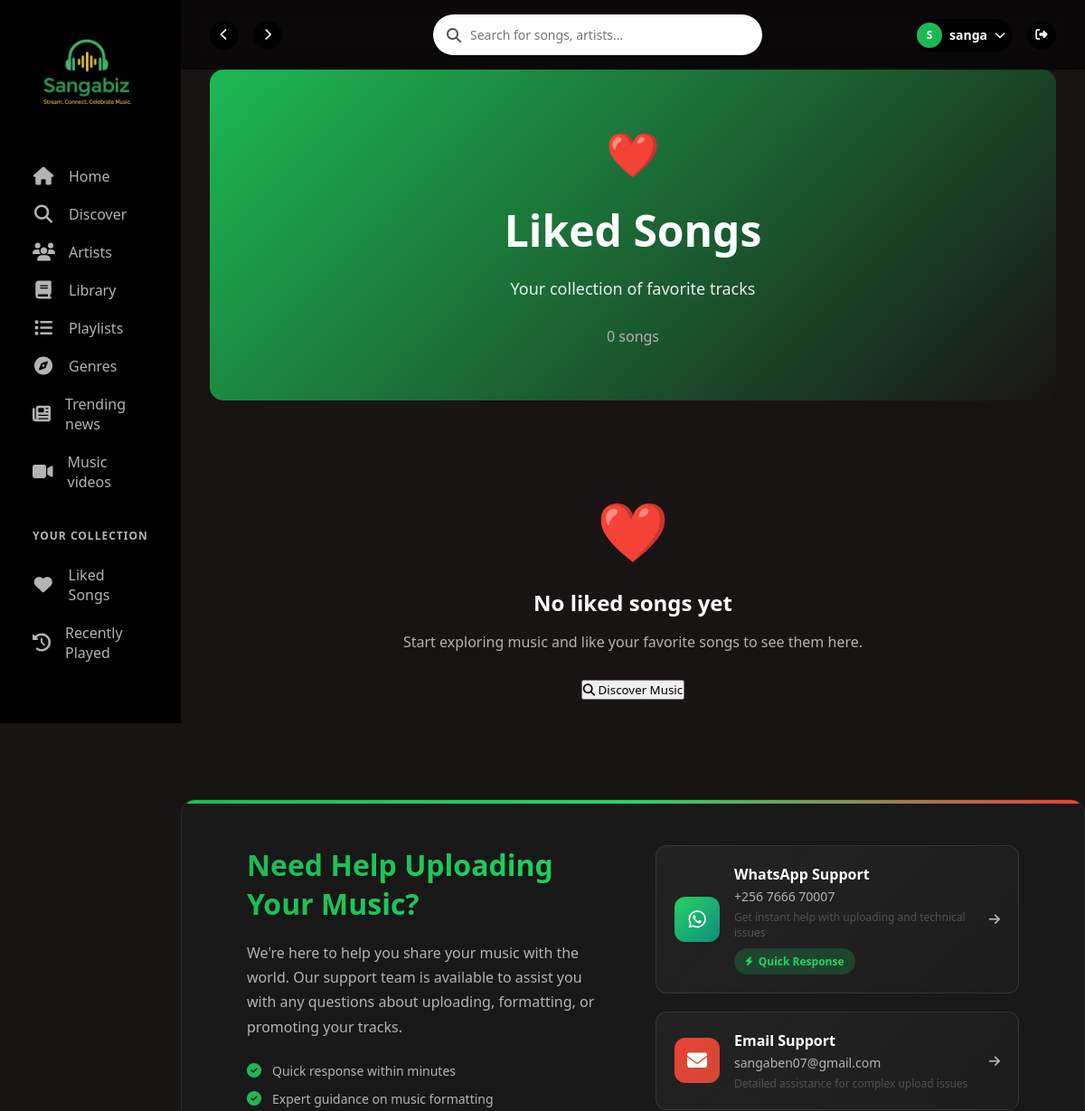
The page /liked-songs/ (signed in, upper part) on the database as committed earlier.
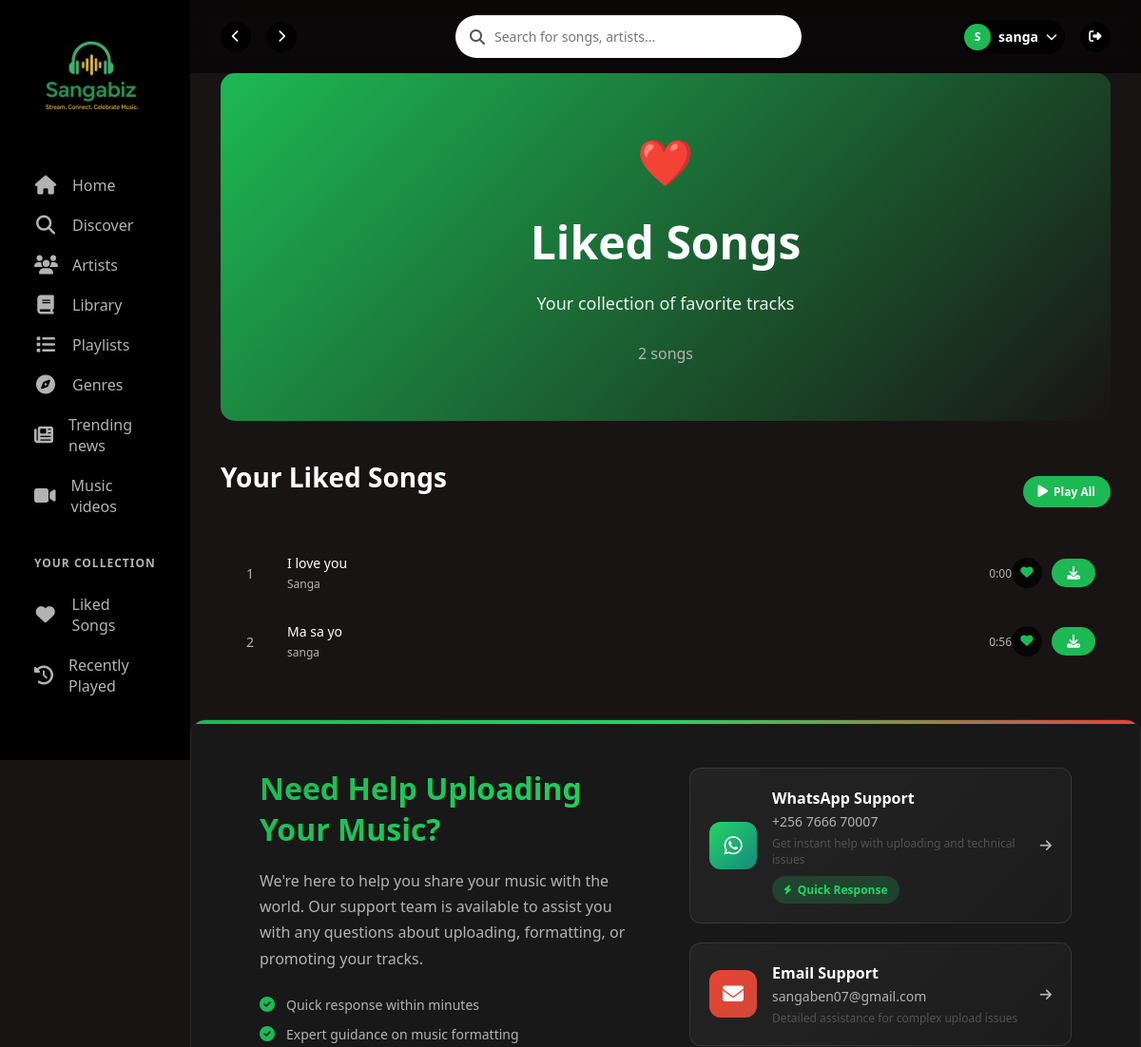
The same page on the database as committed later.
### music/models.py (models this page shows, shortened)
class Song(models.Model):
    AUDIO_QUALITY_CHOICES = [
        ('standard', 'Standard'),
        ('high', 'High (320kbps)'),
        ('ultra', 'Ultra HD (FLAC)'),
    ]
    title = models.CharField(max_length=200)
    artist = models.ForeignKey('artists.Artist', on_delete=models.CASCADE, related_name='songs')
    genre = models.ForeignKey(Genre, on_delete=models.SET_NULL, null=True, blank=True, related_name='songs')
    audio_file = models.FileField(
        upload_to='songs/',
        validators=[FileExtensionValidator(allowed_extensions=['mp3', 'wav', 'ogg', 'm4a'])]
    )
    cover_image = models.ImageField(upload_to='covers/', blank=True, null=True)
    duration = models.PositiveIntegerField(help_text="Duration in seconds", default=0)
    upload_date = models.DateTimeField(auto_now_add=True)
    plays = models.PositiveIntegerField(default=0)
    downloads = models.PositiveIntegerField(default=0)
    is_approved = models.BooleanField(default=False)
    is_featured = models.BooleanField(default=False)
    is_premium_only = models.BooleanField(default=False, help_text="Only available to premium users")
    preview_duration = models.PositiveIntegerField(default=30, help_text="Preview duration in seconds for free users")
    audio_quality = models.CharField(max_length=20, choices=AUDIO_QUALITY_CHOICES, default='standard')
    lyrics = models.TextField(blank=True, null=True)
    bpm = models.PositiveIntegerField(blank=True, null=True, help_text="Beats per minute")
    release_year = models.PositiveIntegerField(blank=True, null=True)
    class Meta:
        ordering = ['-upload_date']
        indexes = [
            models.Index(fields=['-upload_date']),
            models.Index(fields=['is_approved', 'is_featured']),
        ]
        app_label = 'music'  # Add this line
    @property
    def formatted_duration(self):
        minutes = self.duration // 60
        seconds = self.duration % 60
        return f"{minutes}:{seconds:02d}"

### artists/models.py (models this page shows, shortened)
class Artist(models.Model):
    user = models.OneToOneField(
        User,
        on_delete=models.CASCADE,
        related_name='artist_profile'
    )
    name = models.CharField(max_length=200)
    bio = models.TextField(blank=True, null=True)
    image = models.ImageField(upload_to='artists/', blank=True, null=True)
    genre = models.ForeignKey('music.Genre', on_delete=models.SET_NULL, null=True, blank=True)
    website = models.URLField(blank=True, null=True)
    is_verified = models.BooleanField(default=False)
    created_at = models.DateTimeField(auto_now_add=True)
    updated_at = models.DateTimeField(auto_now=True)
    objects = ArtistManager()
    class Meta:
        app_label = 'artists'  # Make sure this is here

### library/views.py (the view)
# urls.py: path('liked-songs/', views.liked_songs, name='liked_songs'),
@login_required
def liked_songs(request):
    liked_songs = Song.objects.filter(like__user=request.user).distinct()
    context = {
        'liked_songs': liked_songs,
        'title': 'Liked Songs',
        'section': 'library'
    }
    return render(request, 'library/liked_songs.html', context)

### music/context_processors.py (called while the page is built)
def genres(request):
    all_genres = Genre.objects.all()  # or whatever query you need
    return {
        'all_genres': all_genres
    }

### library/templates/library/liked_songs.html (shortened to what this page needs)
{% extends 'base.html' %}
{% load static %}
{% block content %}
<div class="container">
    <div class="hero" style="background: linear-gradient(135deg, #1DB954, #191414); padding: 60px 0; border-radius: 15px; margin-bottom: 40px;">
        <div style="text-align: center;">
            <div style="font-size: 48px; margin-bottom: 20px;">❤️</div>
            <h1 style="font-size: 48px; margin-bottom: 20px; color: white; font-weight: 900;">Liked Songs</h1>
            <p style="font-size: 18px; color: white; opacity: 0.9;">
                Your collection of favorite tracks
            </p>
            <div style="margin-top: 20px; color: var(--gray);">
                {{ liked_songs.count }} songs
            </div>
        </div>
    </div>
    <div class="song-list">
        {% if liked_songs %}
            <div style="display: flex; justify-content: space-between; align-items: center; margin-bottom: 20px;">
                <h2 class="section-title">Your Liked Songs</h2>
                <button class="download-btn" onclick="playAllLikedSongs()">
                    <i class="fas fa-play"></i>
                    Play All
                </button>
            </div>
            {% for song in liked_songs %}
            <div class="song-item" data-song-id="{{ song.id }}" data-audio-url="{{ song.audio_file.url }}" data-cover-url="{% if song.cover_image %}{{ song.cover_image.url }}{% else %}{% static 'images/default-cover.jpg' %}{% endif %}">
                <div class="song-number">{{ forloop.counter }}</div>
                <div class="song-info-small">
                    <div class="song-title">{{ song.title }}</div>
                    <div class="song-artist">{{ song.artist.name }}</div>
                </div>
                <div class="song-duration">{{ song.formatted_duration }}</div>
                <div style="display: flex; gap: 10px; align-items: center;">
                    <button class="nav-btn" onclick="likeSong({{ song.id }})" title="Remove from Liked Songs">
                        <i class="fas fa-heart" style="color: var(--primary);"></i>
                    </button>
                    <button class="download-btn" onclick="downloadWithWatermark('{{ song.audio_file.url }}', '{{ song.title }}', '{{ song.artist.name }}')">
                        <i class="fas fa-download"></i>
                    </button>
                </div>
            </div>
            {% endfor %}
        {% else %}
            <div style="text-align: center; padding: 60px 20px;">
                <div style="font-size: 64px; margin-bottom: 20px; color: var(--gray);">❤️</div>
                <h2 style="color: var(--light); margin-bottom: 16px;">No liked songs yet</h2>
                <p style="color: var(--gray); margin-bottom: 30px;">
                    Start exploring music and like your favorite songs to see them here.
                </p>
                <button class="primary-btn" onclick="window.location.href='{% url 'discover' %}'">
                    <i class="fas fa-search"></i>
                    Discover Music
                </button>
            </div>
        {% endif %}
    </div>
</div>
{% endblock %}

### templates/base.html (shortened to what this page needs)
{% load static %}
<!DOCTYPE html>
<html lang="en">
<head>
    <link rel="stylesheet" href="https://cdnjs.cloudflare.com/ajax/libs/font-awesome/6.4.0/css/all.min.css">
</head>
<body>
    <div class="app-container">
        <div class="sidebar" id="sidebar">
            <div class="sidebar-content">
                <div class="logo">
                    <img src="{% static 'images/logo.png' %}" alt="Sangabiz Logo" onerror="this.style.display='none'">
                </div>
                <div class="nav-section">
                    <ul class="nav-links">
                        <li>
                            <a href="{% url 'home' %}" class="{% if request.resolver_match.url_name == 'home' %}active{% endif %}">
                                <i class="fas fa-home"></i>
                                <span>Home</span>
                            </a>
                        </li>
                        <li>
                            <a href="{% url 'discover' %}" class="{% if request.resolver_match.url_name == 'discover' %}active{% endif %}">
                                <i class="fas fa-search"></i>
                                <span>Discover</span>
                            </a>
                        </li>
                        <li>
                            <a href="{% url 'artists' %}" class="{% if request.resolver_match.url_name == 'artists' %}active{% endif %}">
                                <i class="fas fa-users"></i>
                                <span>Artists</span>
                            </a>
                        </li>
                        <li>
                            <a href="{% url 'library' %}" class="{% if request.resolver_match.url_name == 'library' %}active{% endif %}">
                                <i class="fas fa-book"></i>
                                <span>Library</span>
                            </a>
                        </li>
                        <li>
                            <a href="{% url 'playlists' %}" class="{% if request.resolver_match.url_name == 'playlists' %}active{% endif %}">
                                <i class="fas fa-list"></i>
                                <span>Playlists</span>
                            </a>
                        </li>
                        <li>
                            <a href="{% url 'genres' %}" class="{% if request.resolver_match.url_name == 'genres' %}active{% endif %}">
                                <i class="fas fa-compass"></i>
                                <span>Genres</span>
                            </a>
                        </li>
                         <li>
                            <a href="{% url 'news' %}" class="{% if request.resolver_match.url_name == 'genres' %}active{% endif %}">
                                <i class="fas fa-newspaper"></i>
                                <span>Trending news</span>
                            </a>
                        </li>
                         <li>
                            <a href="{% url 'videos' %}" class="{% if request.resolver_match.url_name == 'genres' %}active{% endif %}">
                                <i class="fas fa-video"></i>
                                <span>Music videos</span>
                            </a>
                        </li>
                    </ul>
                </div>
                <div class="nav-section">
                    <h3>Your Collection</h3>
                    <ul class="nav-links">
                        <li>
                            <a href="{% url 'liked_songs' %}">
                                <i class="fas fa-heart"></i>
                                <span>Liked Songs</span>
                            </a>
                        </li>
                        <li>
                            <a href="{% url 'recently_played' %}">
                                <i class="fas fa-history"></i>
                                <span>Recently Played</span>
                            </a>
                        </li>
                    </ul>
                </div>
            </div>
        </div>
        <div class="main-content">
            <nav class="top-nav">
                <div class="nav-controls">
                    <button class="nav-btn" id="back-btn" onclick="window.history.back()">
                        <i class="fas fa-chevron-left"></i>
                    </button>
                    <button class="nav-btn" id="forward-btn" onclick="window.history.forward()">
                        <i class="fas fa-chevron-right"></i>
                    </button>
                </div>
                <div class="search-bar" id="desktop-search">
                    <i class="fas fa-search"></i>
                    <input type="text" id="search-input" placeholder="Search for songs, artists..." onkeypress="handleSearchKeypress(event)">
                </div>
                <div class="user-actions">
                    {% if user.is_authenticated %}
                    <div class="user-profile" id="user-profile">
                        <div class="user-avatar">
                            {{ user.username|first|upper }}
                        </div>
                        <span class="user-name">{{ user.username }}</span>
                        <i class="fas fa-chevron-down dropdown-arrow"></i>
                    </div>
                    <form method="post" action="{% url 'logout' %}" style="display: inline;">
                        <button type="submit" class="nav-btn" title="Logout">
                            <i class="fas fa-sign-out-alt"></i>
                        </button>
                    </form>
                    {% endif %}
                </div>
            </nav>
            <main>
                {% block content %}
                {% endblock %}
                {% block help_section %}
                <section class="help-section">
                    <div class="container">
                        <div class="help-content">
                            <div class="help-text">
                                <h3>Need Help Uploading Your Music?</h3>
                                <p>We're here to help you share your music with the world. Our support team is available to assist you with any questions about uploading, formatting, or promoting your tracks.</p>
                                <div class="help-features">
                                    <div class="feature-item">
                                        <i class="fas fa-check-circle"></i>
                                        <span>Quick response within minutes</span>
                                    </div>
                                    <div class="feature-item">
                                        <i class="fas fa-check-circle"></i>
                                        <span>Expert guidance on music formatting</span>
                                    </div>
                                </div>
                            </div>
                            <div class="help-contacts">
                                <a href="https://wa.me/256766670007?text=Hello%20Sangabiz%20Team,%20I%20need%20help%20uploading%20my%20music"
                                   target="_blank"
                                   class="contact-item whatsapp">
                                    <div class="contact-icon">
                                        <i class="fab fa-whatsapp"></i>
                                    </div>
                                    <div class="contact-details">
                                        <div class="contact-title">WhatsApp Support</div>
                                        <div class="contact-info">+256 7666 70007</div>
                                        <div class="contact-description">Get instant help with uploading and technical issues</div>
                                        <div class="quick-response">
                                            <i class="fas fa-bolt"></i>
                                            Quick Response
                                        </div>
                                    </div>
                                    <div class="contact-arrow">
                                        <i class="fas fa-arrow-right"></i>
                                    </div>
                                </a>
                                <a href="mailto:sangaben07@gmail.com?subject=Music%20Upload%20Support%20-%20Sangabiz&body=Hello%20Sangabiz%20Team,%0A%0AI%20need%20assistance%20with:%0A%0A-%20Music%20upload%20process%0A-%20File%20format%20requirements%0A-%20Technical%20issues%0A-%20Other%20queries%0A%0APlease%20provide%20your%20guidance.%0A%0AThank you."
                                   class="contact-item email">
                                    <div class="contact-icon">
                                        <i class="fas fa-envelope"></i>
                                    </div>
                                    <div class="contact-details">
                                        <div class="contact-title">Email Support</div>
                                        <div class="contact-info">sangaben07@gmail.com</div>
                                        <div class="contact-description">Detailed assistance for complex upload issues</div>
                                    </div>
                                    <div class="contact-arrow">
                                        <i class="fas fa-arrow-right"></i>
                                    </div>
                                </a>
                            </div>
                        </div>
                    </div>
                </section>
                {% endblock %}
            </main>
        </div>
    </div>
</body>
</html>

Rows that differ between the two databases and show on the page:
added Song: title "I love you", artist.name "Sanga", formatted_duration "0:00"
added Song: title "Ma sa yo", artist.name "sanga", formatted_duration "0:56"
Other text that changed with them:
{{ liked_songs.count }}: "0" → "2"
text no longer shown: "❤️ No liked songs yet Start exploring music and like your favorite songs to see them here. Discover Music"
text now shown: "Your Liked Songs Play All"
